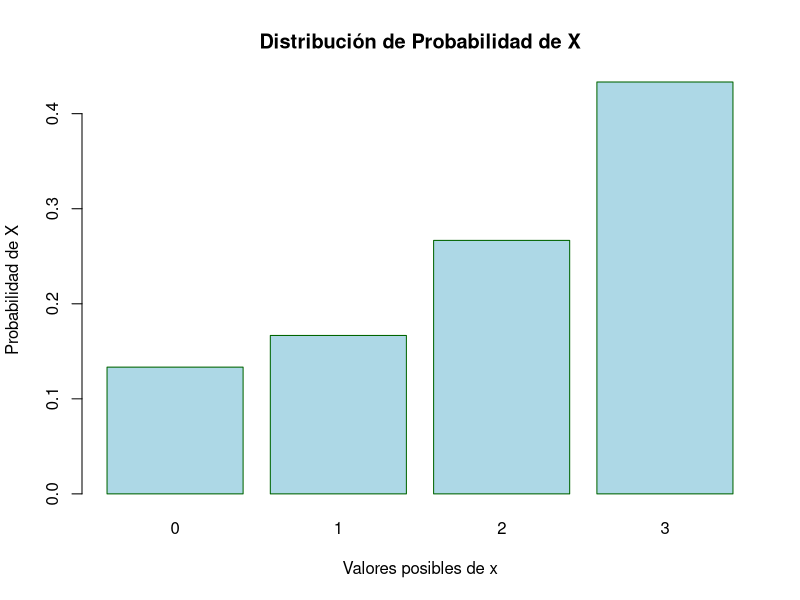

Reproduce this figure in R. (Note: this script raises an error after producing the figure.)
####===========================================================A.L.R.R.2021
# SCRIPT Random Variables and Distribution Probability


####===========================================================####
# Set working directory
setwd(paste('/Users/adriana/Documents/default/',
            '/default/', sep = ""))


####===========================================================####
# 1. Determine the value c so that each of the following functions...
# ...can serve as a probability distribution of the discrete...
# ...random variable X: f (x) = c (x2 + 4), para x = 0; 1; 2; 3:

# El conjunto de pares ordenados (x, f (x)) es una distribución...
# ...de probabilidad de la variable aleatoria discreta X...
# ...si, para cada resultado x posible, Sum𝑥 𝑓(𝑥) = 1

x <- c(0, 1, 2, 3)
c <- 1 / sum((x^2 + 4))
fx <- c * (x^2 + 4)
probdist <- data.frame(x, fx)
    
# Express the results graphically as a probability histogram
jpeg("probhist1.jpeg", width = 1440, height = 1440, res = 300)
barplot(probdist$fx, main = "Distribución de Probabilidad de X",
        names.arg = c("0", "1","2","3"), border = "darkgreen",
        col = "lightblue", xlab = "Valores posibles de x",
        ylab = "Probabilidad de X")
dev.off()


####===========================================================####
# 2. A shipment of 7 television sets contains 2 defective sets...
# A hotel makes a random purchase of 3 of the sets. If x is the...
# ...number of defective sets purchased by the hotel, and the...
# probability distribution of X.

# Distribución de probabilidad
totaltv <- 7 # television sets; total N
defect <- 2 # defective sets; éxitos k
buenos <- totaltv - defect # m
compra <- 3 # random purchase of sets n

# Probability distribution
x <- c(0, 1, 2) # Nr possible defective sets
Px <- dhyper(x, defect, exitos, compra) # prob distribution
tabla <- data.frame(x, "Px" = round(Px, 2))

# Express the results graphically as a probability histogram.
jpeg("probhist2a.jpeg", width = 1440, height = 1440, res = 300)
plot(x, Px, type = "h", lty  = 3, lwd = 3, pch = 2,
     xlab = "Número posible de TVs defectuosos",
     ylab="Prob de comprar TVs defectuosos",
     main="Función de Probabilidad Hyper(7, 3, 2)",
     col="blue", ylim = c(0, 0.6))
dev.off()

# Express the results graphically as a probability histogram
jpeg("probhist2.jpeg", width = 1440, height = 1440, res = 300)
barplot(tabla$Px, main = "Histograma de Probabilidad de X=x",
       names.arg = c("0", "1", "2"),
       border = "darkgreen",
       col = "lightblue",
       xlab = "Número posible TVs defectuosos",
       ylab = "Probabilidad de comprar TVs defectuosos",
       ylim = c(0, 0.6))
dev.off()


####===========================================================####
# 3.  An attendant at a car wash is paid according to the number...
# ...of cars that pass through. Suppose the probabilities are...
# ...1/12, 1/12, 1/4, 1/4, 1/6, and 1/6, respectively, that the...
# ...attendant receives $7, $9, $11, $13, $15, or $17 between...
# ...4:00 P.M. and 5:00 P.M. on any sunny Friday. Find the...
# ...attendant's expected earnings for this particular period.

# Solución: Valor esperado de la variable aleatoria x:

ganancias <- c(7, 9, 11, 13, 15, 17) # x
probs <- c(1/12, 1/12, 1/4, 1/4, 1/6, 1/6) # f(x)
tabla <- data.frame(ganancias, probs=round(probs, 2))
valoresp <- sum(tabla$ganancias * tabla$probs) # sum(x * f(x))

print(paste("La ganacia esperada entre las 4 y 5 p.m. de ",
            "cualquier viernes para este trabajador son de $",
            valoresp, sep = ""))

# Express the results graphically as a probability histogram. 
jpeg("probhist3.jpeg", width = 1440, height = 1440, res = 300)
barplot(tabla$probs, main = "Distribución de Probabilidad de X",
        names.arg = c("7", "9", "11", "13", "15", "17"),
        border = "darkgreen",
        col = "lightblue", xlab = "Ganancias posibles en US$",
        ylab = "Probabilidad de Ganancia")
abline(v = 3.8, col = "darkgreen", lwd = 4, lty = 2)
dev.off()


####===========================================================####
# 4. The stature of 1000 students is normally distributed with...
# ...a mean of 174.5 centimeters and a standard deviation of 6.9...
# ...centimeters. If heights are assumed to be rounded to the...
# ...nearest half centimeter, how many of these students would...
# ...expect that they had a stature:

n <- 1000 # número de estudiantes; como n > 30 ~ Z
mean <- 174.5 # media de estatura en cm
sd <- 6.9 # desv estándar de estatura en cm

set.seed(100) # establecer comienzo común
students <- rnorm(n, mean, sd) # crear una distribución aleatoria
students <- round(students / 0.5) * 0.5 # redondear al .5cm más cercano
studDens <- dnorm(students, mean, sd) # densidad de la distribución

# a) less than 160.0 centimeters?
q <- 160.0 # valor cuantil para buscar probabilidad
p <- pnorm(q, mean, sd) # probabilidad de encontrar valores < 160.0
round((p * n)) # casos favorables / casos totales para esta "p"
print(paste("De 1000 estudiantes, se espera que ",
            round((p * n)),
            " tengan estatura por debajo de 160.0 cm",
            sep = ""))

# b) between 171.5 and 182.0 centimeters inclusive?
p <- pnorm((182.0 - 0.5), mean, sd) -
  pnorm((171.5 - 0.5), mean, sd)
round((p * n)) # casos favorables / casos totales para esta "p"
print(paste("De 1000 estudiantes, se espera que ",
            round((p * n)),
            " tengan estaturas entre 171.0 y 182.5 cm",
            sep = ""))

# c) equal to 175.0 centimeters?
print(paste("De 1000 estudiantes, no se espera que ",
            "*ninguno* tenga una estatura exactamente igual a 175.0 ",
            "cm, ya que el cálculo de la probabilidad de una ",
            "variable aleatoria continua se basa en límites para ",
            "el cálculo del área bajo la curva.",
            sep = ""))
  
# d) greater than or equal to 188.0 centimeters?
q <- 188.0 - 0.5 # valor cuantil para buscar la prob (-0.5 para incluirlo)
p <- pnorm(q, mean, sd, lower.tail = F) # prob de encontrar valores >= 160.0  
print(paste("De 1000 estudiantes, se espera que ",
            round((p * n)), " estudiantes",
            " tengan estaturas mayores o iguales a 188.0 cm",
            sep = ""))

